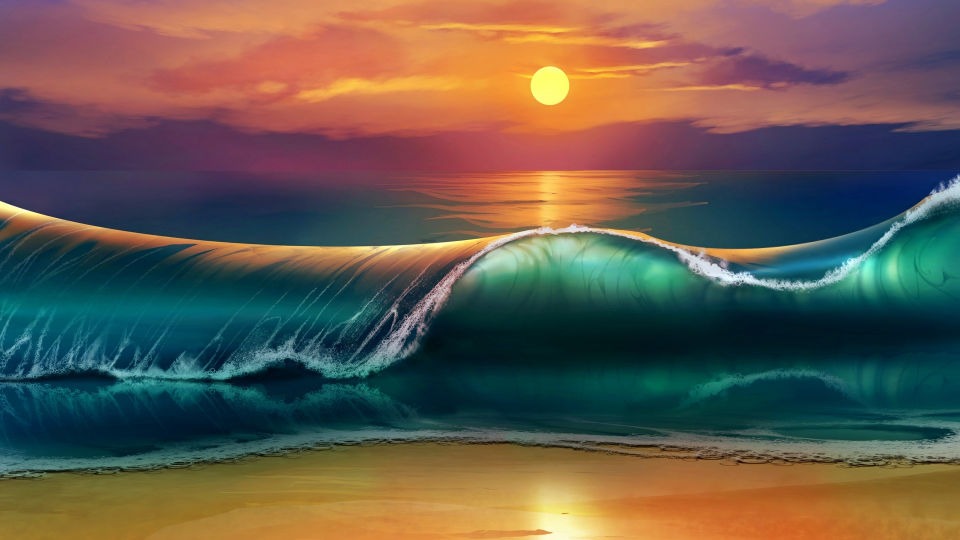
#> input picture TestData/img1.jpg, 1920 x 1080 px (shown at 1/2 size)
$ python multiscaling_template_matching.py
#> lines starting #> are read from the running program, lines starting #| are printed output that depends on the picture; after the words box and inside, x2 and y2 are one past the last pixel; in counts of white or black regions, pixels touching at a corner belong together
import cv2 as cv
from matplotlib import pyplot as plt
import copy
import imutils

def main():
    print("Multiscaling Template Matching")
    main_img = cv.imread("TestData/img1.jpg")
#> main_img is the input picture: shape (1080, 1920, 3); mean B, G, R 78.5, 89.9, 99.2
    resize_image = main_img.copy()
    template = cv.imread("TestData/img1t1.jpg")
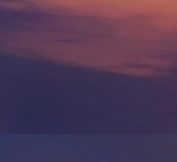
#> input picture TestData/img1t1.jpg, 177 x 162 px
#> template is the input picture: shape (162, 177, 3); mean B, G, R 84.7, 56.6, 79.1
    template_w, template_h = template.shape[:-1]
#> template_w = 162; template_h = 177
    result_dict = {}

    method = 'cv.TM_SQDIFF_NORMED'
    scaling_factor = 1.15   # factor by which the original image will we be scaled
    limiting_factor = 2 # factor indicating max resizing of the original image

    while resize_image.shape[0] < main_img.shape[0] * limiting_factor and \
            resize_image.shape[1] < main_img.shape[1] * limiting_factor:
        result = cv.matchTemplate(resize_image, template, eval(method))
        minVal, maxVal, minLoc, maxLoc = cv.minMaxLoc(result)
        result_dict[resize_image.shape] = [minVal, maxVal, minLoc, maxLoc]
        resize_image = imutils.resize(resize_image, width=int(resize_image.shape[1] * scaling_factor),
                                      height=resize_image.shape[0],
                                      inter=cv.INTER_CUBIC)
#> this loop made 5 passes
#> (minVal, minLoc, maxLoc) on passes 1 to 5: (0.00323, (41, 197), (979, 23)), (0.00905, (78, 240), (1136, 35)), (0.0135, (109, 287), (1326, 50)), (0.0166, (139, 342), (1537, 70)), (0.0193, (172, 404), (1789, 97))
#> pass 1, in main, `result = cv.matchTemplate(resize_image, template, eval(method))`:
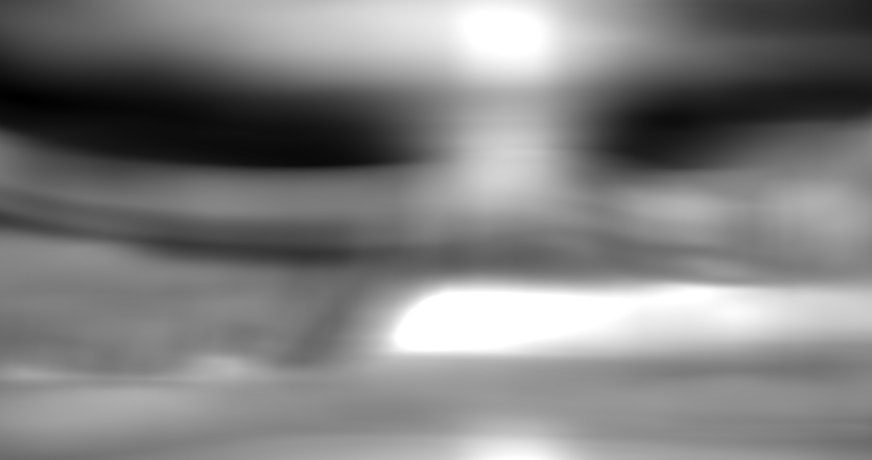
#> result: shape (919, 1744) float32 (shown at 1/2 size); min 0.00323, max 1, mean 0.505
#> pass 2, in main, `result = cv.matchTemplate(resize_image, template, eval(method))`:
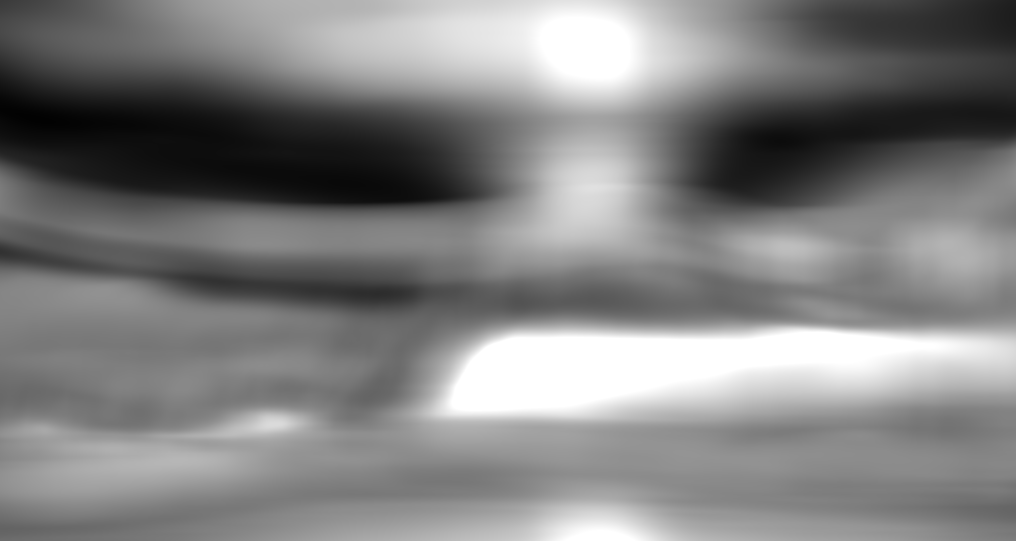
#> result: shape (1081, 2032) float32 (shown at 1/2 size); min 0.00905, max 1, mean 0.507
#> after the loop:
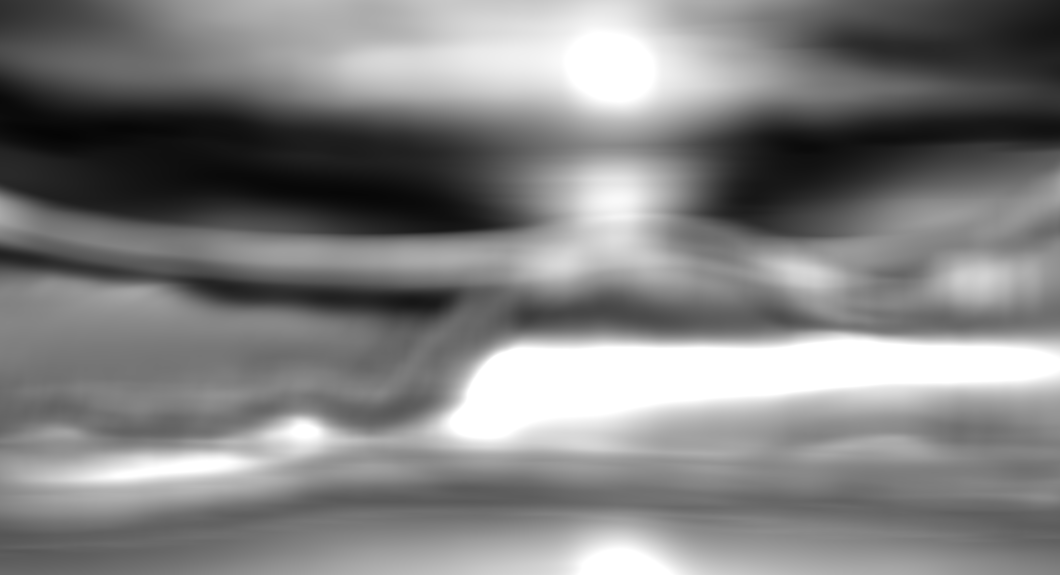
#> result: shape (1725, 3180) float32 (shown at 1/3 size); min 0.0193, max 1, mean 0.509
#> after the loop, result_dict = 5 items

        # [19 lines of commented-out code are left out]

    for key in result_dict:   # debug
        print(key)
#> this loop made 5 passes
#> key on passes 1 to 5: (1080, 1920, 3), (1242, 2208, 3), (1428, 2539, 3), (1641, 2919, 3), (1886, 3356, 3)
#| (1080, 1920, 3)
#| (1242, 2208, 3)
#| (1428, 2539, 3)
#| (1641, 2919, 3)
#| (1886, 3356, 3)

    if eval(method) in [cv.TM_SQDIFF, cv.TM_SQDIFF_NORMED]:
        key = find_minVal(result_dict)
#> in find_minVal, `minKey = list(dict.keys())[0]`: minKey = (1080, 1920, 3)
#> the loop in find_minVal, `for key in dict:` made 5 passes
#> key = (1080, 1920, 3)
        top_left = result_dict[key][2]
#> top_left = (41, 197)
    else:
        key = find_maxVal(result_dict)
        top_left = result_dict[key][3]

    bottom_right = (top_left[0] + template_w, top_left[1] + template_h)
#> bottom_right = (203, 374)

    mainImgResize = main_img.copy()
    mainImgResize = imutils.resize(mainImgResize, width=key[1], height=key[0],
                                   inter=cv.INTER_CUBIC)

    cv.rectangle(mainImgResize, top_left, bottom_right, 255, 2)
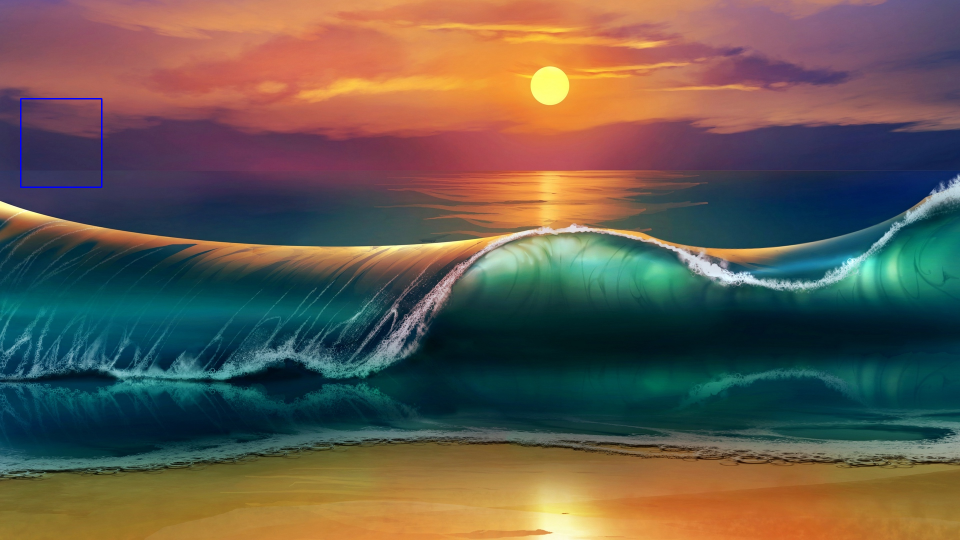
#> mainImgResize: shape (1080, 1920, 3) (shown at 1/2 size); 0.1% of pixels changed, all inside (x1, y1, x2, y2) = (40, 196, 205, 376)

    plt.subplot(121), plt.imshow(main_img, cmap='gray')
    plt.title('matching result'), plt.xticks([]), plt.yticks([])
    plt.subplot(122), plt.imshow(mainImgResize, cmap='gray')
    plt.title('Detected Point'), plt.xticks([]), plt.yticks([])
    plt.suptitle("Name")
    plt.show()
#> figure, not shown here; B, G, R data is drawn as R, G, B


def find_minVal(dict):
    minKey = list(dict.keys())[0]
    for key in dict:
        if dict[key][0] < dict[minKey][0]:
            minKey = key

    return minKey

def find_maxVal(dict):
    maxKey = list(dict.keys())[0]
    for key in dict:
        if dict[key][1] > dict[maxKey][1]:
            maxKey = key

    return maxKey

if __name__=="__main__":
    main()
    # resize_Image()
